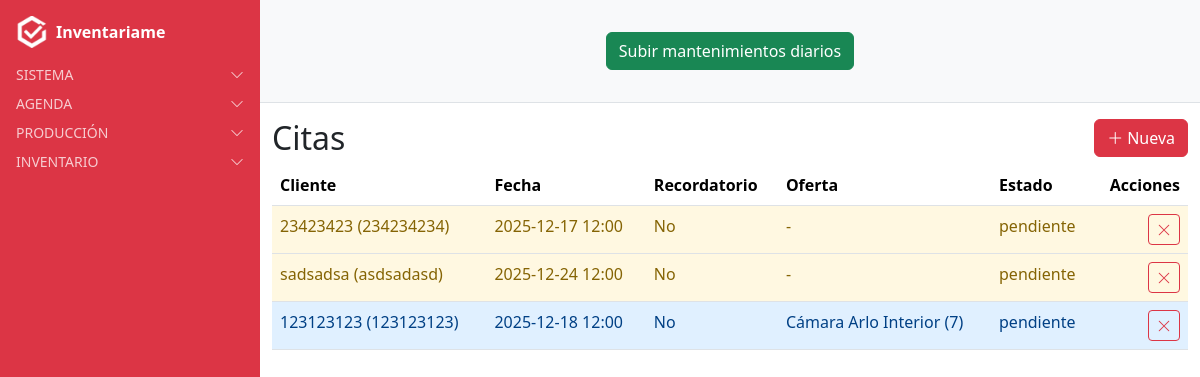
/citas/ (signed in), run on an earlier commit of the app's database.
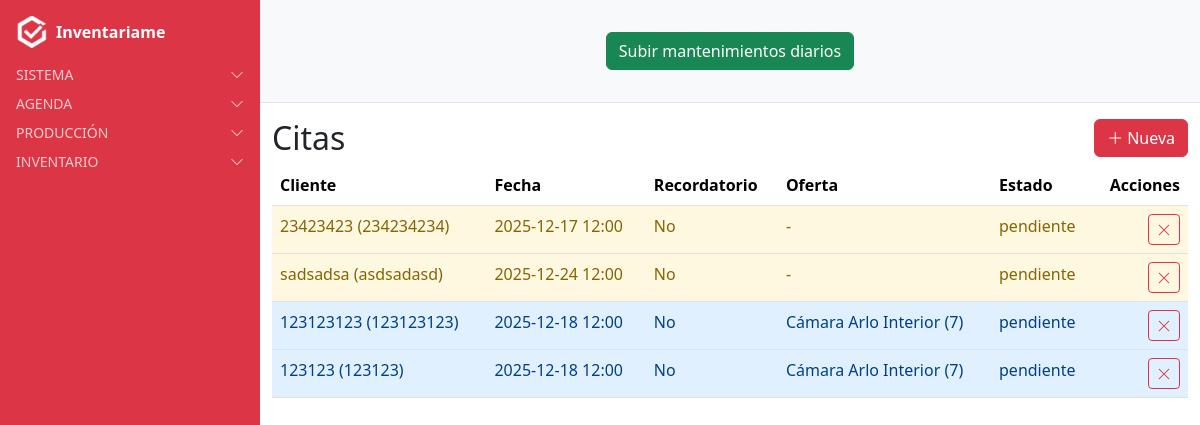
And on a later commit of the database.
### citas/models.py (models this page shows, shortened)
class Cita(models.Model):
    ESTADOS = [
        ("pendiente", "Pendiente"),
        ("completada", "Completada"),
    ]
    cliente = models.ForeignKey(Cliente, on_delete=models.CASCADE, related_name='citas')
    usuario = models.ForeignKey(User, on_delete=models.CASCADE, related_name='citas')
    fecha = models.DateTimeField()
    recordatorio = models.BooleanField(default=False,blank=True)
    oferta = models.ForeignKey(Oferta, on_delete=models.SET_NULL, null=True, blank=True, related_name='citas')
    estado = models.CharField(max_length=20, choices=ESTADOS, default="pendiente",blank=True)
    numero_instalacion = models.IntegerField(default=0)  # NUEVO CAMPO
    observaciones = models.TextField(blank=True, null=True)
    class Meta:
        verbose_name = "Cita"
        verbose_name_plural = "Citas"

### clientes/models.py (models this page shows)
class Cliente(models.Model):
    nombre = models.CharField(max_length=200)
    telefono = models.CharField(max_length=20, blank=True, null=True)  # NUEVO CAMPO
    direccion = models.ForeignKey(
        Address,
        on_delete=models.SET_NULL,
        null=True,
        blank=True,
        related_name="clientes_principal"
    )
    usuario = models.ForeignKey(
        User,
        on_delete=models.CASCADE,
        related_name="clientes",
        null=True,  # permite nulos en registros antiguos
        blank=True  # permite dejarlo vacío en formularios
    )
    class Meta:
        verbose_name = "Cliente"
        verbose_name_plural = "Clientes"
    def __str__(self):
        return f"{self.nombre} ({self.telefono or 'sin teléfono'})"

### oferta/models.py (models this page shows, shortened)
class Oferta(models.Model):
    nombre = models.CharField(max_length=150)
    referencia = models.ForeignKey(
        Referencia,
        on_delete=models.CASCADE,
        related_name="ofertas",
        default=1
    )
    valor = models.IntegerField(
        choices=[(3, "0 + 3"), (4, "0 + 4"), (5, "0 + 5"), (7, "0 + 7"), (10, "0 + 10")],
        help_text="Selecciona uno de los valores permitidos"
    )
    class Meta:
        verbose_name = "Oferta"
        verbose_name_plural = "Ofertas"
        ordering = ["nombre"]

### citas/views.py (the view)
# urls.py: path('', CitaListView.as_view(), name='cita_list'),
class CitaListView(LoginRequiredMixin, ListView):
    model = Cita
    template_name = "citas/citas_list.html"
    context_object_name = "object_list"
    def get_queryset(self):
        return Cita.objects.filter(usuario=self.request.user).select_related("cliente", "oferta")

### users/context_processors.py (called while the page is built)
def alertas_processor(request):
    if not request.user.is_authenticated:
        return {}
    ahora = timezone.now()
    proximas_con_recordatorio = Cita.objects.filter(
        usuario=request.user, recordatorio=True,
        fecha__gte=ahora, fecha__lte=ahora + timedelta(days=1)
    )
    if proximas_con_recordatorio.exists():
        return {"alertas": f"Tienes {proximas_con_recordatorio.count()} cita(s) con recordatorio en 24h"}
    return {}

### citas/templates/citas/citas_list.html
{% extends "base.html" %}
{% load tz %}
{% block content_authenticated %}
{% now "Y-m-d" as today %}
<div class="d-flex align-items-center justify-content-between mb-2">
  <h2 class="mb-0">Citas</h2>
  <a class="btn btn-danger" href="{% url 'cita_create_card' %}">
    <i class="bi bi-plus-lg me-1"></i>Nueva
  </a>
</div>
<table class="table table-hover">
  <thead>
    <tr>
      <th>Cliente</th>
      <th>Fecha</th>
      <th>Recordatorio</th>
      <th>Oferta</th>
      <th>Estado</th>
      <th class="text-end">Acciones</th>
    </tr>
  </thead>
  <tbody>
    {% for obj in object_list %}
    {% with cita_dia=obj.fecha|localtime|date:"Y-m-d" estado=obj.estado|lower %}
    <tr class="cita-row
      {% if estado == 'pendiente' and cita_dia == today %}
        cita-hoy cita-pendiente
      {% elif estado == 'pendiente' %}
        cita-pendiente
      {% elif estado == 'completada' %}
        cita-completada
      {% endif %}"
      onclick="window.location.href='{% url 'cita_detail' obj.pk %}'">
      <td>{{ obj.cliente }}</td>
      <td>{{ obj.fecha|localtime|date:"Y-m-d H:i" }}</td>
      <td>{{ obj.recordatorio|yesno:"Sí,No" }}</td>
      <td>
        {% if obj.oferta %}
          {{ obj.oferta.nombre }} ({{ obj.oferta.valor }})
        {% else %}
          -
        {% endif %}
      </td>
      <td>{{ obj.estado|default:"-" }}</td>
      <td class="text-end">
        <a href="{% url 'cita_delete' obj.pk %}" class="btn btn-sm btn-outline-danger" title="Eliminar">
          <i class="bi bi-x-lg"></i>
        </a>
      </td>
    </tr>
    {% endwith %}
    {% empty %}
    <tr><td colspan="6">Sin registros</td></tr>
    {% endfor %}
  </tbody>
</table>
{% endblock %}

What changed in the data, as far as the page shows it:
added Cita: cliente "123123 (123123)", fecha "2025-12-18 12:00", recordatorio "No", oferta.nombre "Cámara Arlo Interior", oferta.valor "7", estado "pendiente"
